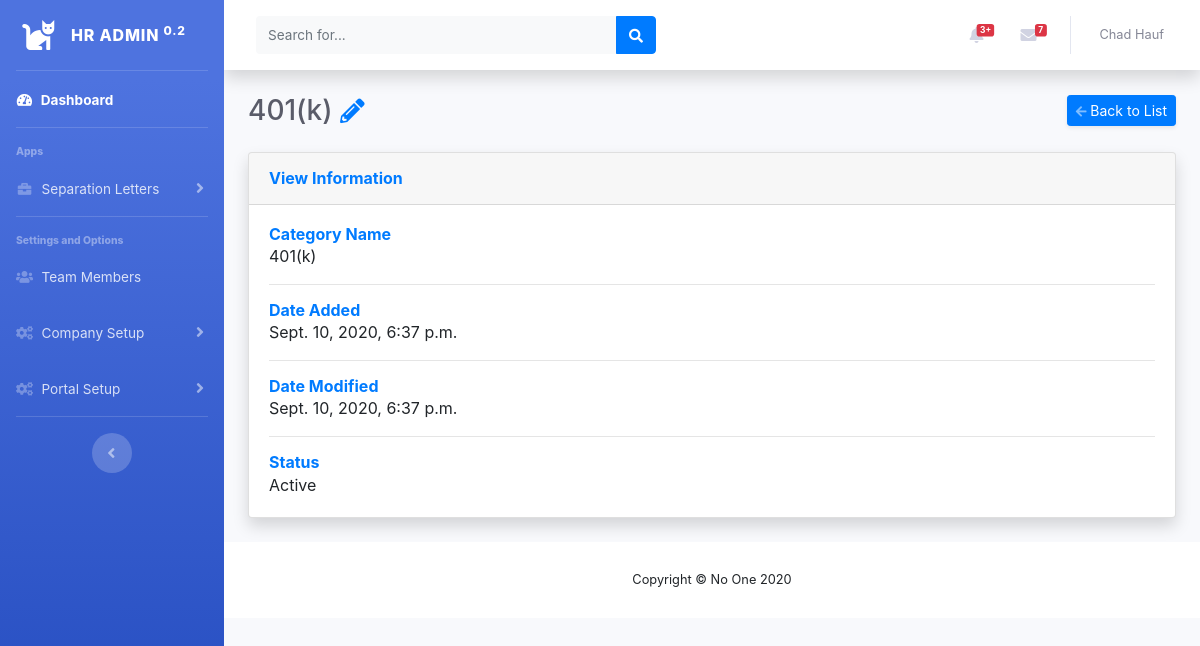
Screenshot of /separationletter/category/3/ with the database file from the repository.
### separation_letter/models.py (models this page shows, shortened)
class LetterCategories(models.Model):
    name = models.CharField(max_length=50, verbose_name='Category Name')
    date_added = models.DateTimeField(auto_now_add=True)
    date_modified = models.DateTimeField(auto_now=True)
    CATEGORY_STATUS = (
        ('a', 'Active'),
        ('i', 'Inactive'),
    )
    status = models.CharField(
        max_length=1,
        choices=CATEGORY_STATUS,
        default='a',
    )
    class Meta:
        ordering = ['name']

### separation_letter/views.py (the view)
# urls.py: path('category/<int:category_id>/', views.view_category, name='view_category'),
def view_category(request, category_id):
    category = LetterCategories.objects.get(id=category_id)
    context = {'category': category}
    return render(request, 'separation_letter/category/view_category.html', context)

### separation_letter/templates/separation_letter/category/view_category.html
{% extends "hr_web_app/base.html" %}
{% load static %}
{% block header %}
<div class="d-sm-flex align-items-center justify-content-between mb-4">
    <h1 class="h3 mb-0 text-gray-800">
        {{ category.name }}
        <a href="{% url 'separation_letter:edit_category' category.id %}"><i class="fas fa-pencil-alt fa-sm"></i></a>
    </h1>
    <a href="{% url 'separation_letter:category' %}" class="d-none d-sm-inline-block btn btn-sm btn-primary shadow-sm"><i class="fas fa-arrow-left fa-sm text-white-50"></i> Back to List</a>
</div>
{% endblock %}
{% block page_content %}
<div class="card shadow mb-4">
    <div class="card-header py-3">
        <h6 class="m-0 font-weight-bold text-primary">View Information</h6>
    </div>
    <div class="card-body">
        <h6 class="m-0 font-weight-bold text-primary">Category Name</h6>
        {{ category.name }}
        <hr>
        <h6 class="m-0 font-weight-bold text-primary">Date Added</h6>
        {{ category.date_added }}
        <hr>
        <h6 class="m-0 font-weight-bold text-primary">Date Modified</h6>
        {{ category.date_modified }}
        <hr>
        <h6 class="m-0 font-weight-bold text-primary">Status</h6>
        {{ category.get_status_display }}
    </div>
</div>
{% endblock %}

### rows the page displays
LetterCategories: name "401(k)", date_added "Sept. 10, 2020, 6:37 p.m.", date_modified "Sept. 10, 2020, 6:37 p.m.", status "Active"
